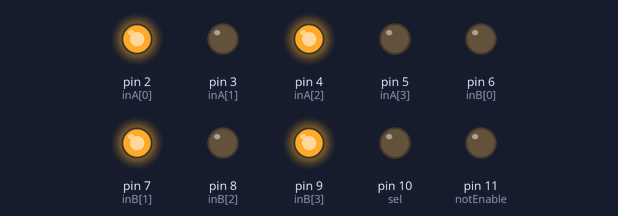
Recording of a sketch running on a simulated Arduino Uno, built with avr-gcc and run on an emulated ATmega328P. Parts: output pins drawn as LEDs (lit = HIGH).

Above: at 0.5 s.
At 1.5 s:
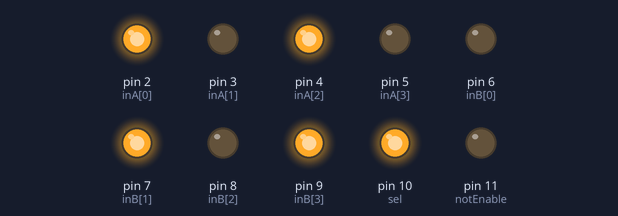
Timing chart, 0 to 3.0 s (numbered marks = the images above):
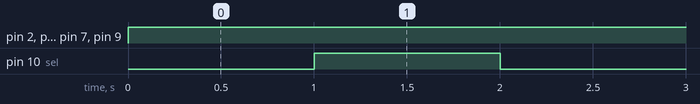

The sketch:

4bit2-1Mux.ino
```cpp
// 4bit 2:1 Mux
// https://app.cirkitdesigner.com/project/1668be76-a935-4829-b215-81bfc842d9cc

const int inA[] = {2, 3, 4, 5};
const int inB[] = {6, 7, 8, 9};
const int sel = 10;
const int notEnable = 11;

void setup() {
    for (int i = 0; i < 4; i++) {
        pinMode(inA[i], OUTPUT);
        pinMode(inB[i], OUTPUT);
    }

    pinMode(sel, OUTPUT);
    pinMode(notEnable, OUTPUT);

    digitalWrite(notEnable, LOW);
}

void loop() {
    int a[] = {1, 0, 1, 0};
    int b[] = {0, 1, 0, 1};

    for (int s = 0; s < 2; s++) {
        digitalWrite(sel, s);

        for (int i = 0; i < 4; i++) {
            digitalWrite(inA[i], a[i]);
            digitalWrite(inB[i], b[i]);
        }

        delay(1000);
    }

}
```

Measured:
- by itself, pin 2 (inA[0]), pin 4 (inA[2]), pin 7 (inB[1]), pin 9 (inB[3]): LOW → HIGH at 0.00 s
- by itself, pin 10 (sel): alternates HIGH for 1.0 s and LOW for 1.0 s
